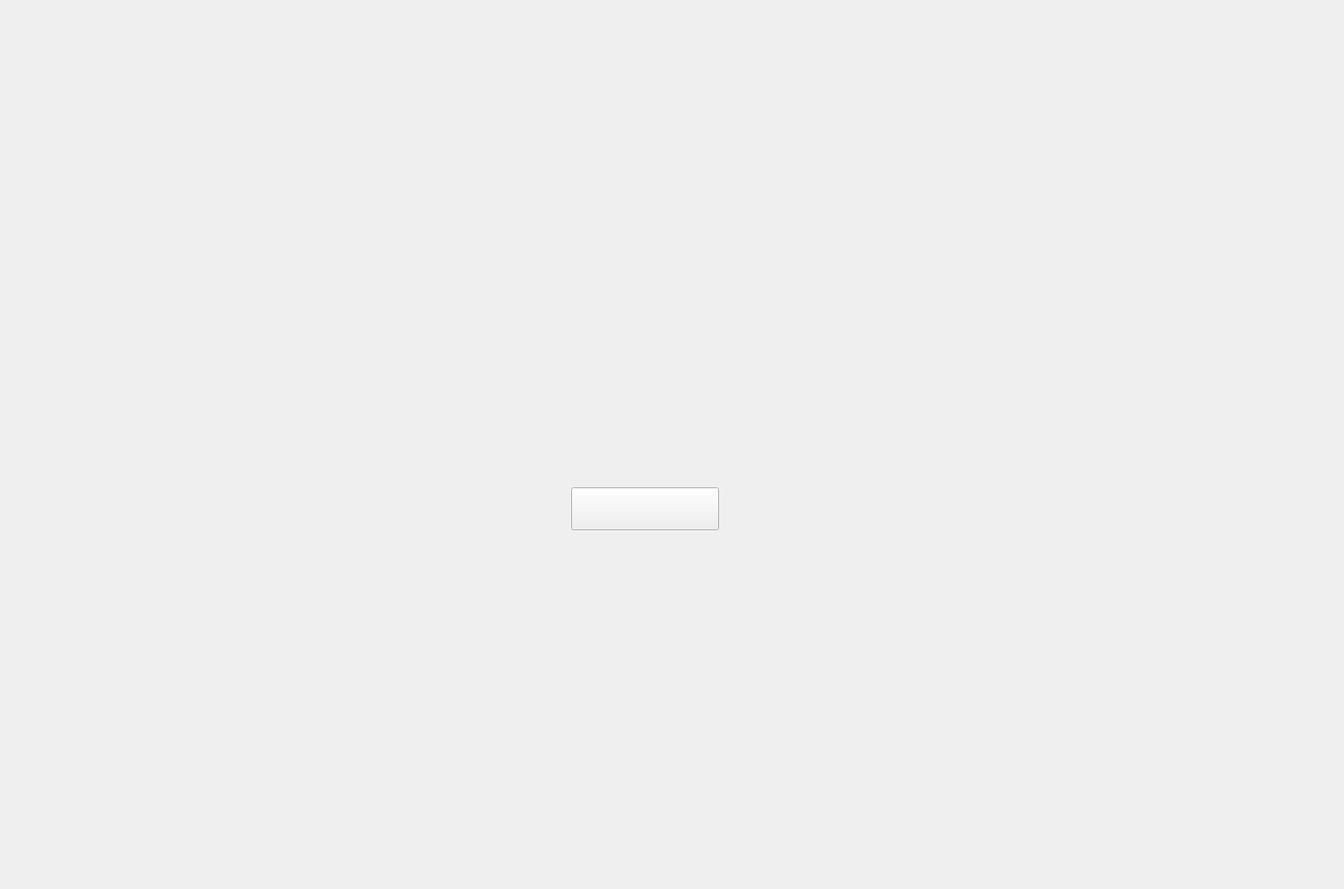
<?xml version="1.0" encoding="UTF-8"?>
<ui version="4.0">
 <class>Widget</class>
 <widget class="QWidget" name="Widget">
  <property name="geometry">
   <rect>
    <x>0</x>
    <y>0</y>
    <width>1600</width>
    <height>1058</height>
   </rect>
  </property>
  <property name="windowTitle">
   <string>Form</string>
  </property>
  <property name="autoFillBackground">
   <bool>true</bool>
  </property>
  <widget class="QPushButton" name="startGameButton">
   <property name="geometry">
    <rect>
     <x>680</x>
     <y>580</y>
     <width>176</width>
     <height>51</height>
    </rect>
   </property>
   <property name="text">
    <string/>
   </property>
   <property name="icon">
    <iconset>
     <normaloff>resources/button.png</normaloff>resources/button.png</iconset>
   </property>
   <property name="iconSize">
    <size>
     <width>225</width>
     <height>53</height>
    </size>
   </property>
   <property name="checkable">
    <bool>false</bool>
   </property>
   <property name="autoDefault">
    <bool>false</bool>
   </property>
   <property name="default">
    <bool>false</bool>
   </property>
   <property name="flat">
    <bool>false</bool>
   </property>
  </widget>
  <widget class="QPushButton" name="rulesDialogButton">
   <property name="geometry">
    <rect>
     <x>680</x>
     <y>650</y>
     <width>176</width>
     <height>51</height>
    </rect>
   </property>
   <property name="text">
    <string/>
   </property>
   <property name="icon">
    <iconset>
     <normaloff>resources/button.png</normaloff>resources/button.png</iconset>
   </property>
   <property name="iconSize">
    <size>
     <width>225</width>
     <height>53</height>
    </size>
   </property>
   <property name="flat">
    <bool>true</bool>
   </property>
  </widget>
 </widget>
 <resources/>
 <connections/>
</ui>
